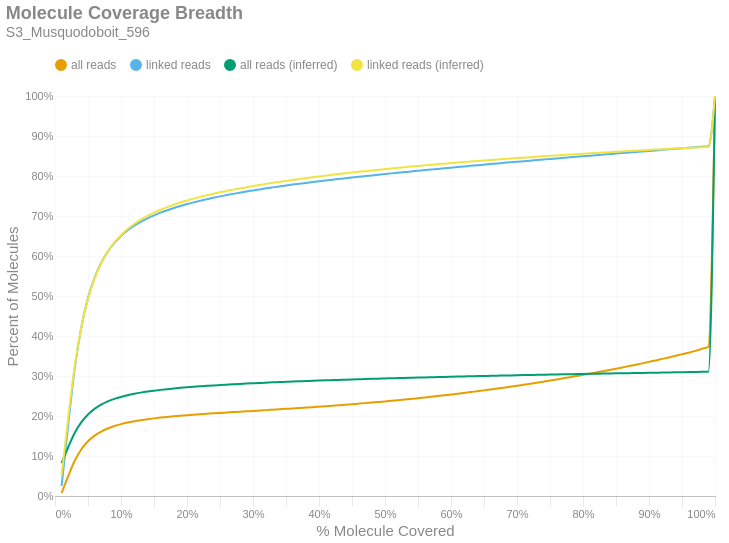

The code cell stored with this chart in its notebook:
### Markdown cell above
### Molecule Read Coverage
This chart shows molecule coverage breadth as computed by the number of bases aligned to that molecule. In other words, "*how much of each unique long molecule is actually sequenced/aligned?*" Keep in mind there is a distinction between sequences and alignments, since some sequences belonging to a particular molecule may not align well and wouldn't appear in the alignment data. This chart also shows molecule coverage breadth as computed by the *inferred fragment* from which the aligned sequences originate. Unlike read coverage, this calculation takes into account the total insert size, including unsequenced gaps between the forward and reverse reads. Like the previous figures, these are cumulative percents.

### Code cell
if SKIPLR:
    print_html(f"Skipped")
else:
    binned_df = consolidated_hist(valids['coverage_bp'], mask, 0.01, True)
    binned_df_inf = consolidated_hist(valids['coverage_inserts'], mask, 0.01, True)
    binned_df = binned_df.with_columns(pl.lit(binned_df_inf['all reads (cumsum)']).alias('all reads (inferred)'))
    binned_df = binned_df.with_columns(pl.lit(binned_df_inf['linked reads (cumsum)']).alias('linked reads (inferred)'))
    binned_df = binned_df.with_columns(
        (pl.col('bin').cast(pl.Float64) + 0.01).alias('right_edge')
    )

    with SafeRender(binned_df):
        (
            density_plot(binned_df, 'Molecule Coverage Breadth', samplename, 'molcov', ['all reads (inferred)','linked reads (inferred)'])
            .encode(
                #x=alt.X('bin:Q', title="% Molecule Covered").axis(format = '%').scale(padding=0),
                x=alt.X('right_edge:Q', title="% Molecule Covered").axis(format='%').scale(padding=0),
                y=alt.Y('value:Q', title='Percent of Molecules')
                    .axis(format='%')
                    .stack(False)
                    .scale(domainMin=0, padding=0),
                color=alt.Color("key:N").scale(domain = ["all reads", "linked reads", "all reads (inferred)", "linked reads (inferred)"]),
                tooltip = [
                    alt.Tooltip("key:N", title = "Data Type"),
                    alt.Tooltip("range_label:N", title="% Molecule Covered"),
                    alt.Tooltip("value:Q", format = ".2%", title="% Molecules")
                ]
            )
        ).display()

### Figure 1 — Vega-Lite specification as saved in the notebook (floating-point values rounded to 4 significant figures)
{"width": "container", "height": 400, "config": {"title": {"anchor": "start", "dy": -15, "fontSize": 18, "color": "#888888", "subtitleColor": "#888888", "subtitleFontSize": 14}, "arc": {"fill": "#0072B2"}, "axis": {"domainColor": "#888888", "domainWidth": 0.5, "gridWidth": 0.2, "grid": false, "titleFontWeight": 400, "titleFontSize": 15, "labelFontSize": 11, "labelColor": "#888888", "tickColor": "#888888", "tickWidth": 0.2, "titleColor": "#888888"}, "axisBand": {"grid": false}, "axisX": {"grid": true, "tickSize": 10, "domainCap": "round"}, "axisY": {"domain": false, "grid": true, "tickSize": 0, "domainCap": "round"}, "background": "transparent", "header": {"labelFontSize": 15, "labelColor": "#888888", "titleFontSize": 15, "titleFontWeight": 600, "titleColor": "#888888"}, "legend": {"labelFont": "sans-serif", "labelFontSize": 12, "labelColor": "#888888", "symbolSize": 100, "symbolType": "circle", "titleFontSize": 12, "titlePadding": 10, "titleColor": "#888888", "title": null, "orient": "top"}, "range": {"category": ["#E69F00", "#56B4E9", "#009E73", "#F0E442", "#0072B2", "#D55E00", "#CC79A7", "#000000"], "diverging": ["#cfe8f3", "#a2d4ec", "#73bfe2", "#46abdb", "#1696d2", "#12719e"]}, "area": {"fill": "#0072B2", "fillOpacity": 0.7, "line": true, "strokeOpacity": 0.7}, "line": {"color": "#0072B2", "stroke": "#0072B2", "strokeWidth": 2}, "trail": {"color": "#0072B2", "stroke": "#0072B2", "strokeWidth": 0, "size": 1}, "point": {"filled": true, "fillOpacity": 1.0, "size": 95}, "text": {"color": "#888888", "fontSize": 11, "align": "right", "fontWeight": 400, "size": 11}, "bar": {"fill": "#0072B2", "stroke": null}, "view": {"stroke": null, "continuousWidth": 660, "continuousHeight": 400}}, "data": {"name": "data-6fc955254a5e7d6e3d32b5f430324c83"}, "mark": {"type": "line", "interpolate": "monotone", "point": {"opacity": 0, "size": 275}}, "encoding": {"color": {"field": "key", "scale": {"domain": ["all reads", "linked reads", "all reads (inferred)", "linked reads (inferred)"]}, "type": "nominal"}, "tooltip": [{"field": "key", "title": "Data Type", "type": "nominal"}, {"field": "range_label", "title": "% Molecule Covered", "type": "nominal"}, {"field": "value", "format": ".2%", "title": "% Molecules", "type": "quantitative"}], "x": {"axis": {"format": "%"}, "field": "right_edge", "scale": {"padding": 0}, "title": "% Molecule Covered", "type": "quantitative"}, "y": {"axis": {"format": "%"}, "field": "value", "scale": {"domainMin": 0, "padding": 0}, "stack": false, "title": "Percent of Molecules", "type": "quantitative"}}, "params": [{"name": "param_c36ac31b6afebe62", "select": {"type": "point", "fields": ["key"]}, "bind": "legend"}], "title": {"text": "Molecule Coverage Breadth", "subtitle": "S3_Musquodoboit_596"}, "transform": [{"fold": ["all reads (cumsum)", "linked reads (cumsum)", "all reads (inferred)", "linked reads (inferred)"]}, {"calculate": "replace(datum.key, ' (cumsum)', '')", "as": "key"}, {"filter": {"param": "param_c36ac31b6afebe62"}}], "usermeta": {"embedOptions": {"downloadFileName": "S3_Musquodoboit_596.molcov"}}, "$schema": "https://vega.github.io/schema/vega-lite/v6.1.0.json", "datasets": {"data-6fc955254a5e7d6e3d32b5f430324c83": [{"bin": "0.0", "interval": "0.0-0.01", "all reads": 0.007194, "linked reads": 0.02507, "all reads (cumsum)": 0.007194, "linked reads (cumsum)": 0.02507, "range_label": "0.0-0.01", "all reads (inferred)": 0.08244, "linked reads (inferred)": 0.05173, "right_edge": 0.01}, {"bin": "0.01", "interval": "0.01-0.02", "all reads": 0.04241, "linked reads": 0.1533, "all reads (cumsum)": 0.0496, "linked reads (cumsum)": 0.1784, "range_label": "0.01-0.02", "all reads (inferred)": 0.1219, "linked reads (inferred)": 0.1947, "right_edge": 0.02}, {"bin": "0.02", "interval": "0.02-0.03", "all reads": 0.03909, "linked reads": 0.1419, "all reads (cumsum)": 0.08869, "linked reads (cumsum)": 0.3203, "range_label": "0.02-0.03", "all reads (inferred)": 0.158, "linked reads (inferred)": 0.3262, "right_edge": 0.03}, {"bin": "0.03", "interval": "0.03-0.04", "all reads": 0.02828, "linked reads": 0.1027, "all reads (cumsum)": 0.117, "linked reads (cumsum)": 0.4229, "range_label": "0.03-0.04", "all reads (inferred)": 0.1847, "linked reads (inferred)": 0.4233, "right_edge": 0.04}, {"bin": "0.04", "interval": "0.04-0.05", "all reads": 0.01977, "linked reads": 0.07172, "all reads (cumsum)": 0.1367, "linked reads (cumsum)": 0.4947, "range_label": "0.04-0.05", "all reads (inferred)": 0.2038, "linked reads (inferred)": 0.4928, "right_edge": 0.05}, {"bin": "0.05", "interval": "0.05-0.06", "all reads": 0.01415, "linked reads": 0.05123, "all reads (cumsum)": 0.1509, "linked reads (cumsum)": 0.5459, "range_label": "0.05-0.06", "all reads (inferred)": 0.2179, "linked reads (inferred)": 0.5439, "right_edge": 0.06}, {"bin": "0.06", "interval": "0.06-0.07", "all reads": 0.01025, "linked reads": 0.0371, "all reads (cumsum)": 0.1611, "linked reads (cumsum)": 0.583, "range_label": "0.06-0.07", "all reads (inferred)": 0.2283, "linked reads (inferred)": 0.5818, "right_edge": 0.07}, {"bin": "0.07", "interval": "0.07-0.08", "all reads": 0.007701, "linked reads": 0.02786, "all reads (cumsum)": 0.1688, "linked reads (cumsum)": 0.6109, "range_label": "0.07-0.08", "all reads (inferred)": 0.2364, "linked reads (inferred)": 0.6112, "right_edge": 0.08}, {"bin": "0.08", "interval": "0.08-0.09", "all reads": 0.006024, "linked reads": 0.02173, "all reads (cumsum)": 0.1749, "linked reads (cumsum)": 0.6326, "range_label": "0.08-0.09", "all reads (inferred)": 0.2427, "linked reads (inferred)": 0.634, "right_edge": 0.09}, {"bin": "0.09", "interval": "0.09-0.1", "all reads": 0.004817, "linked reads": 0.01733, "all reads (cumsum)": 0.1797, "linked reads (cumsum)": 0.6499, "range_label": "0.09-0.1", "all reads (inferred)": 0.2477, "linked reads (inferred)": 0.652, "right_edge": 0.1}, {"bin": "0.1", "interval": "0.1-0.11", "all reads": 0.003985, "linked reads": 0.01433, "all reads (cumsum)": 0.1837, "linked reads (cumsum)": 0.6643, "range_label": "0.1-0.11", "all reads (inferred)": 0.2519, "linked reads (inferred)": 0.6674, "right_edge": 0.11}, {"bin": "0.11", "interval": "0.11-0.12", "all reads": 0.003255, "linked reads": 0.01167, "all reads (cumsum)": 0.1869, "linked reads (cumsum)": 0.6759, "range_label": "0.11-0.12", "all reads (inferred)": 0.2554, "linked reads (inferred)": 0.68, "right_edge": 0.12}, {"bin": "0.12", "interval": "0.12-0.13", "all reads": 0.002686, "linked reads": 0.009617, "all reads (cumsum)": 0.1896, "linked reads (cumsum)": 0.6855, "range_label": "0.12-0.13", "all reads (inferred)": 0.2585, "linked reads (inferred)": 0.691, "right_edge": 0.13}, {"bin": "0.13", "interval": "0.13-0.14", "all reads": 0.002359, "linked reads": 0.008433, "all reads (cumsum)": 0.192, "linked reads (cumsum)": 0.694, "range_label": "0.13-0.14", "all reads (inferred)": 0.2611, "linked reads (inferred)": 0.7004, "right_edge": 0.14}, {"bin": "0.14", "interval": "0.14-0.15", "all reads": 0.002118, "linked reads": 0.007553, "all reads (cumsum)": 0.1941, "linked reads (cumsum)": 0.7015, "range_label": "0.14-0.15", "all reads (inferred)": 0.2633, "linked reads (inferred)": 0.7084, "right_edge": 0.15}, {"bin": "0.15", "interval": "0.15-0.16", "all reads": 0.001944, "linked reads": 0.00689, "all reads (cumsum)": 0.196, "linked reads (cumsum)": 0.7084, "range_label": "0.15-0.16", "all reads (inferred)": 0.2653, "linked reads (inferred)": 0.7157, "right_edge": 0.16}, {"bin": "0.16", "interval": "0.16-0.17", "all reads": 0.00172, "linked reads": 0.006048, "all reads (cumsum)": 0.1977, "linked reads (cumsum)": 0.7145, "range_label": "0.16-0.17", "all reads (inferred)": 0.2671, "linked reads (inferred)": 0.7222, "right_edge": 0.17}, {"bin": "0.17", "interval": "0.17-0.18", "all reads": 0.001576, "linked reads": 0.005534, "all reads (cumsum)": 0.1993, "linked reads (cumsum)": 0.72, "range_label": "0.17-0.18", "all reads (inferred)": 0.2688, "linked reads (inferred)": 0.7283, "right_edge": 0.18}, {"bin": "0.18", "interval": "0.18-0.19", "all reads": 0.001464, "linked reads": 0.005109, "all reads (cumsum)": 0.2008, "linked reads (cumsum)": 0.7251, "range_label": "0.18-0.19", "all reads (inferred)": 0.2704, "linked reads (inferred)": 0.7339, "right_edge": 0.19}, {"bin": "0.19", "interval": "0.19-0.2", "all reads": 0.001349, "linked reads": 0.004719, "all reads (cumsum)": 0.2021, "linked reads (cumsum)": 0.7298, "range_label": "0.19-0.2", "all reads (inferred)": 0.2718, "linked reads (inferred)": 0.7389, "right_edge": 0.2}, {"bin": "0.2", "interval": "0.2-0.21", "all reads": 0.001254, "linked reads": 0.004282, "all reads (cumsum)": 0.2034, "linked reads (cumsum)": 0.7341, "range_label": "0.2-0.21", "all reads (inferred)": 0.273, "linked reads (inferred)": 0.7435, "right_edge": 0.21}, {"bin": "0.21", "interval": "0.21-0.22", "all reads": 0.001158, "linked reads": 0.003972, "all reads (cumsum)": 0.2045, "linked reads (cumsum)": 0.7381, "range_label": "0.21-0.22", "all reads (inferred)": 0.2742, "linked reads (inferred)": 0.7478, "right_edge": 0.22}, {"bin": "0.22", "interval": "0.22-0.23", "all reads": 0.001094, "linked reads": 0.003759, "all reads (cumsum)": 0.2056, "linked reads (cumsum)": 0.7418, "range_label": "0.22-0.23", "all reads (inferred)": 0.2753, "linked reads (inferred)": 0.7518, "right_edge": 0.23}, {"bin": "0.23", "interval": "0.23-0.24", "all reads": 0.001117, "linked reads": 0.00377, "all reads (cumsum)": 0.2068, "linked reads (cumsum)": 0.7456, "range_label": "0.23-0.24", "all reads (inferred)": 0.2765, "linked reads (inferred)": 0.7558, "right_edge": 0.24}, {"bin": "0.24", "interval": "0.24-0.25", "all reads": 0.001025, "linked reads": 0.003453, "all reads (cumsum)": 0.2078, "linked reads (cumsum)": 0.7491, "range_label": "0.24-0.25", "all reads (inferred)": 0.2774, "linked reads (inferred)": 0.7592, "right_edge": 0.25}, {"bin": "0.25", "interval": "0.25-0.26", "all reads": 0.0009684, "linked reads": 0.003176, "all reads (cumsum)": 0.2087, "linked reads (cumsum)": 0.7522, "range_label": "0.25-0.26", "all reads (inferred)": 0.2784, "linked reads (inferred)": 0.7626, "right_edge": 0.26}, {"bin": "0.26", "interval": "0.26-0.27", "all reads": 0.0009709, "linked reads": 0.003103, "all reads (cumsum)": 0.2097, "linked reads (cumsum)": 0.7553, "range_label": "0.26-0.27", "all reads (inferred)": 0.2793, "linked reads (inferred)": 0.7659, "right_edge": 0.27}, {"bin": "0.27", "interval": "0.27-0.28", "all reads": 0.0009594, "linked reads": 0.002968, "all reads (cumsum)": 0.2107, "linked reads (cumsum)": 0.7583, "range_label": "0.27-0.28", "all reads (inferred)": 0.2802, "linked reads (inferred)": 0.769, "right_edge": 0.28}, {"bin": "0.28", "interval": "0.28-0.29", "all reads": 0.0009967, "linked reads": 0.00289, "all reads (cumsum)": 0.2117, "linked reads (cumsum)": 0.7612, "range_label": "0.28-0.29", "all reads (inferred)": 0.281, "linked reads (inferred)": 0.772, "right_edge": 0.29}, {"bin": "0.29", "interval": "0.29-0.3", "all reads": 0.0009594, "linked reads": 0.002653, "all reads (cumsum)": 0.2126, "linked reads (cumsum)": 0.7639, "range_label": "0.29-0.3", "all reads (inferred)": 0.2818, "linked reads (inferred)": 0.7748, "right_edge": 0.3}, {"bin": "0.3", "interval": "0.3-0.31", "all reads": 0.001018, "linked reads": 0.002669, "all reads (cumsum)": 0.2137, "linked reads (cumsum)": 0.7665, "range_label": "0.3-0.31", "all reads (inferred)": 0.2826, "linked reads (inferred)": 0.7777, "right_edge": 0.31}, {"bin": "0.31", "interval": "0.31-0.32", "all reads": 0.001033, "linked reads": 0.002578, "all reads (cumsum)": 0.2147, "linked reads (cumsum)": 0.7691, "range_label": "0.31-0.32", "all reads (inferred)": 0.2833, "linked reads (inferred)": 0.7803, "right_edge": 0.32}, {"bin": "0.32", "interval": "0.32-0.33", "all reads": 0.001051, "linked reads": 0.002453, "all reads (cumsum)": 0.2157, "linked reads (cumsum)": 0.7716, "range_label": "0.32-0.33", "all reads (inferred)": 0.2841, "linked reads (inferred)": 0.7829, "right_edge": 0.33}, {"bin": "0.33", "interval": "0.33-0.34", "all reads": 0.00105, "linked reads": 0.002407, "all reads (cumsum)": 0.2168, "linked reads (cumsum)": 0.774, "range_label": "0.33-0.34", "all reads (inferred)": 0.2847, "linked reads (inferred)": 0.7852, "right_edge": 0.34}, {"bin": "0.34", "interval": "0.34-0.35", "all reads": 0.00106, "linked reads": 0.00236, "all reads (cumsum)": 0.2178, "linked reads (cumsum)": 0.7763, "range_label": "0.34-0.35", "all reads (inferred)": 0.2854, "linked reads (inferred)": 0.7877, "right_edge": 0.35}, {"bin": "0.35", "interval": "0.35-0.36", "all reads": 0.001038, "linked reads": 0.002216, "all reads (cumsum)": 0.2189, "linked reads (cumsum)": 0.7785, "range_label": "0.35-0.36", "all reads (inferred)": 0.2861, "linked reads (inferred)": 0.7901, "right_edge": 0.36}, {"bin": "0.36", "interval": "0.36-0.37", "all reads": 0.001059, "linked reads": 0.002097, "all reads (cumsum)": 0.2199, "linked reads (cumsum)": 0.7806, "range_label": "0.36-0.37", "all reads (inferred)": 0.2867, "linked reads (inferred)": 0.7924, "right_edge": 0.37}, {"bin": "0.37", "interval": "0.37-0.38", "all reads": 0.0011, "linked reads": 0.002101, "all reads (cumsum)": 0.221, "linked reads (cumsum)": 0.7827, "range_label": "0.37-0.38", "all reads (inferred)": 0.2874, "linked reads (inferred)": 0.7945, "right_edge": 0.38}, {"bin": "0.38", "interval": "0.38-0.39", "all reads": 0.001109, "linked reads": 0.002023, "all reads (cumsum)": 0.2222, "linked reads (cumsum)": 0.7848, "range_label": "0.38-0.39", "all reads (inferred)": 0.288, "linked reads (inferred)": 0.7967, "right_edge": 0.39}, {"bin": "0.39", "interval": "0.39-0.4", "all reads": 0.001184, "linked reads": 0.002081, "all reads (cumsum)": 0.2233, "linked reads (cumsum)": 0.7868, "range_label": "0.39-0.4", "all reads (inferred)": 0.2886, "linked reads (inferred)": 0.7989, "right_edge": 0.4}, {"bin": "0.4", "interval": "0.4-0.41", "all reads": 0.001156, "linked reads": 0.001922, "all reads (cumsum)": 0.2245, "linked reads (cumsum)": 0.7888, "range_label": "0.4-0.41", "all reads (inferred)": 0.2892, "linked reads (inferred)": 0.8009, "right_edge": 0.41}, {"bin": "0.41", "interval": "0.41-0.42", "all reads": 0.001261, "linked reads": 0.001911, "all reads (cumsum)": 0.2258, "linked reads (cumsum)": 0.7907, "range_label": "0.41-0.42", "all reads (inferred)": 0.2897, "linked reads (inferred)": 0.8029, "right_edge": 0.42}, {"bin": "0.42", "interval": "0.42-0.43", "all reads": 0.001212, "linked reads": 0.001871, "all reads (cumsum)": 0.227, "linked reads (cumsum)": 0.7925, "range_label": "0.42-0.43", "all reads (inferred)": 0.2903, "linked reads (inferred)": 0.8048, "right_edge": 0.43}, {"bin": "0.43", "interval": "0.43-0.44", "all reads": 0.001254, "linked reads": 0.001908, "all reads (cumsum)": 0.2282, "linked reads (cumsum)": 0.7945, "range_label": "0.43-0.44", "all reads (inferred)": 0.2908, "linked reads (inferred)": 0.8067, "right_edge": 0.44}, {"bin": "0.44", "interval": "0.44-0.45", "all reads": 0.001292, "linked reads": 0.001762, "all reads (cumsum)": 0.2295, "linked reads (cumsum)": 0.7962, "range_label": "0.44-0.45", "all reads (inferred)": 0.2914, "linked reads (inferred)": 0.8085, "right_edge": 0.45}, {"bin": "0.45", "interval": "0.45-0.46", "all reads": 0.001328, "linked reads": 0.001766, "all reads (cumsum)": 0.2308, "linked reads (cumsum)": 0.798, "range_label": "0.45-0.46", "all reads (inferred)": 0.2919, "linked reads (inferred)": 0.8103, "right_edge": 0.46}, {"bin": "0.46", "interval": "0.46-0.47", "all reads": 0.001353, "linked reads": 0.001722, "all reads (cumsum)": 0.2322, "linked reads (cumsum)": 0.7997, "range_label": "0.46-0.47", "all reads (inferred)": 0.2924, "linked reads (inferred)": 0.8121, "right_edge": 0.47}, {"bin": "0.47", "interval": "0.47-0.48", "all reads": 0.001419, "linked reads": 0.001733, "all reads (cumsum)": 0.2336, "linked reads (cumsum)": 0.8014, "range_label": "0.47-0.48", "all reads (inferred)": 0.2929, "linked reads (inferred)": 0.8139, "right_edge": 0.48}, {"bin": "0.48", "interval": "0.48-0.49", "all reads": 0.001377, "linked reads": 0.001729, "all reads (cumsum)": 0.235, "linked reads (cumsum)": 0.8032, "range_label": "0.48-0.49", "all reads (inferred)": 0.2934, "linked reads (inferred)": 0.8156, "right_edge": 0.49}, {"bin": "0.49", "interval": "0.49-0.5", "all reads": 0.001552, "linked reads": 0.001689, "all reads (cumsum)": 0.2365, "linked reads (cumsum)": 0.8049, "range_label": "0.49-0.5", "all reads (inferred)": 0.2939, "linked reads (inferred)": 0.8174, "right_edge": 0.5}, {"bin": "0.5", "interval": "0.5-0.51", "all reads": 0.001445, "linked reads": 0.001693, "all reads (cumsum)": 0.238, "linked reads (cumsum)": 0.8065, "range_label": "0.5-0.51", "all reads (inferred)": 0.2943, "linked reads (inferred)": 0.8188, "right_edge": 0.51}, {"bin": "0.51", "interval": "0.51-0.52", "all reads": 0.001558, "linked reads": 0.001567, "all reads (cumsum)": 0.2395, "linked reads (cumsum)": 0.8081, "range_label": "0.51-0.52", "all reads (inferred)": 0.2948, "linked reads (inferred)": 0.8205, "right_edge": 0.52}, {"bin": "0.52", "interval": "0.52-0.53", "all reads": 0.001624, "linked reads": 0.001671, "all reads (cumsum)": 0.2412, "linked reads (cumsum)": 0.8098, "range_label": "0.52-0.53", "all reads (inferred)": 0.2952, "linked reads (inferred)": 0.822, "right_edge": 0.53}, {"bin": "0.53", "interval": "0.53-0.54", "all reads": 0.001654, "linked reads": 0.001671, "all reads (cumsum)": 0.2428, "linked reads (cumsum)": 0.8115, "range_label": "0.53-0.54", "all reads (inferred)": 0.2957, "linked reads (inferred)": 0.8235, "right_edge": 0.54}, {"bin": "0.54", "interval": "0.54-0.55", "all reads": 0.001667, "linked reads": 0.001655, "all reads (cumsum)": 0.2445, "linked reads (cumsum)": 0.8131, "range_label": "0.54-0.55", "all reads (inferred)": 0.2961, "linked reads (inferred)": 0.825, "right_edge": 0.55}, {"bin": "0.55", "interval": "0.55-0.56", "all reads": 0.001763, "linked reads": 0.001611, "all reads (cumsum)": 0.2462, "linked reads (cumsum)": 0.8147, "range_label": "0.55-0.56", "all reads (inferred)": 0.2965, "linked reads (inferred)": 0.8266, "right_edge": 0.56}, {"bin": "0.56", "interval": "0.56-0.57", "all reads": 0.001747, "linked reads": 0.001467, "all reads (cumsum)": 0.248, "linked reads (cumsum)": 0.8162, "range_label": "0.56-0.57", "all reads (inferred)": 0.297, "linked reads (inferred)": 0.828, "right_edge": 0.57}, {"bin": "0.57", "interval": "0.57-0.58", "all reads": 0.001806, "linked reads": 0.001531, "all reads (cumsum)": 0.2498, "linked reads (cumsum)": 0.8177, "range_label": "0.57-0.58", "all reads (inferred)": 0.2974, "linked reads (inferred)": 0.8294, "right_edge": 0.58}, {"bin": "0.58", "interval": "0.58-0.59", "all reads": 0.001917, "linked reads": 0.001562, "all reads (cumsum)": 0.2517, "linked reads (cumsum)": 0.8193, "range_label": "0.58-0.59", "all reads (inferred)": 0.2978, "linked reads (inferred)": 0.8309, "right_edge": 0.59}, {"bin": "0.59", "interval": "0.59-0.6", "all reads": 0.001975, "linked reads": 0.001611, "all reads (cumsum)": 0.2537, "linked reads (cumsum)": 0.8209, "range_label": "0.59-0.6", "all reads (inferred)": 0.2982, "linked reads (inferred)": 0.8322, "right_edge": 0.6}, {"bin": "0.6", "interval": "0.6-0.61", "all reads": 0.001933, "linked reads": 0.001531, "all reads (cumsum)": 0.2556, "linked reads (cumsum)": 0.8224, "range_label": "0.6-0.61", "all reads (inferred)": 0.2986, "linked reads (inferred)": 0.8336, "right_edge": 0.61}, {"bin": "0.61", "interval": "0.61-0.62", "all reads": 0.002089, "linked reads": 0.001498, "all reads (cumsum)": 0.2577, "linked reads (cumsum)": 0.8239, "range_label": "0.61-0.62", "all reads (inferred)": 0.2989, "linked reads (inferred)": 0.8348, "right_edge": 0.62}, {"bin": "0.62", "interval": "0.62-0.63", "all reads": 0.002039, "linked reads": 0.001461, "all reads (cumsum)": 0.2598, "linked reads (cumsum)": 0.8254, "range_label": "0.62-0.63", "all reads (inferred)": 0.2993, "linked reads (inferred)": 0.8362, "right_edge": 0.63}, {"bin": "0.63", "interval": "0.63-0.64", "all reads": 0.002202, "linked reads": 0.00152, "all reads (cumsum)": 0.262, "linked reads (cumsum)": 0.8269, "range_label": "0.63-0.64", "all reads (inferred)": 0.2997, "linked reads (inferred)": 0.8374, "right_edge": 0.64}, {"bin": "0.64", "interval": "0.64-0.65", "all reads": 0.002099, "linked reads": 0.001447, "all reads (cumsum)": 0.2641, "linked reads (cumsum)": 0.8284, "range_label": "0.64-0.65", "all reads (inferred)": 0.3001, "linked reads (inferred)": 0.8387, "right_edge": 0.65}, {"bin": "0.65", "interval": "0.65-0.66", "all reads": 0.002297, "linked reads": 0.001505, "all reads (cumsum)": 0.2664, "linked reads (cumsum)": 0.8299, "range_label": "0.65-0.66", "all reads (inferred)": 0.3004, "linked reads (inferred)": 0.8399, "right_edge": 0.66}, {"bin": "0.66", "interval": "0.66-0.67", "all reads": 0.002224, "linked reads": 0.001456, "all reads (cumsum)": 0.2686, "linked reads (cumsum)": 0.8313, "range_label": "0.66-0.67", "all reads (inferred)": 0.3008, "linked reads (inferred)": 0.8412, "right_edge": 0.67}, {"bin": "0.67", "interval": "0.67-0.68", "all reads": 0.002324, "linked reads": 0.001525, "all reads (cumsum)": 0.2709, "linked reads (cumsum)": 0.8328, "range_label": "0.67-0.68", "all reads (inferred)": 0.3012, "linked reads (inferred)": 0.8424, "right_edge": 0.68}, {"bin": "0.68", "interval": "0.68-0.69", "all reads": 0.0024, "linked reads": 0.001443, "all reads (cumsum)": 0.2733, "linked reads (cumsum)": 0.8343, "range_label": "0.68-0.69", "all reads (inferred)": 0.3015, "linked reads (inferred)": 0.8436, "right_edge": 0.69}, {"bin": "0.69", "interval": "0.69-0.7", "all reads": 0.002396, "linked reads": 0.001412, "all reads (cumsum)": 0.2757, "linked reads (cumsum)": 0.8357, "range_label": "0.69-0.7", "all reads (inferred)": 0.3019, "linked reads (inferred)": 0.8448, "right_edge": 0.7}, {"bin": "0.7", "interval": "0.7-0.71", "all reads": 0.002403, "linked reads": 0.001325, "all reads (cumsum)": 0.2781, "linked reads (cumsum)": 0.837, "range_label": "0.7-0.71", "all reads (inferred)": 0.3022, "linked reads (inferred)": 0.8459, "right_edge": 0.71}, {"bin": "0.71", "interval": "0.71-0.72", "all reads": 0.002531, "linked reads": 0.001365, "all reads (cumsum)": 0.2806, "linked reads (cumsum)": 0.8384, "range_label": "0.71-0.72", "all reads (inferred)": 0.3025, "linked reads (inferred)": 0.847, "right_edge": 0.72}, {"bin": "0.72", "interval": "0.72-0.73", "all reads": 0.002584, "linked reads": 0.001387, "all reads (cumsum)": 0.2832, "linked reads (cumsum)": 0.8398, "range_label": "0.72-0.73", "all reads (inferred)": 0.3028, "linked reads (inferred)": 0.8481, "right_edge": 0.73}, {"bin": "0.73", "interval": "0.73-0.74", "all reads": 0.002544, "linked reads": 0.001476, "all reads (cumsum)": 0.2858, "linked reads (cumsum)": 0.8412, "range_label": "0.73-0.74", "all reads (inferred)": 0.3032, "linked reads (inferred)": 0.8492, "right_edge": 0.74}, {"bin": "0.74", "interval": "0.74-0.75", "all reads": 0.002874, "linked reads": 0.00144, "all reads (cumsum)": 0.2886, "linked reads (cumsum)": 0.8427, "range_label": "0.74-0.75", "all reads (inferred)": 0.3035, "linked reads (inferred)": 0.8503, "right_edge": 0.75}, {"bin": "0.75", "interval": "0.75-0.76", "all reads": 0.002647, "linked reads": 0.001285, "all reads (cumsum)": 0.2913, "linked reads (cumsum)": 0.844, "range_label": "0.75-0.76", "all reads (inferred)": 0.3038, "linked reads (inferred)": 0.8514, "right_edge": 0.76}, {"bin": "0.76", "interval": "0.76-0.77", "all reads": 0.002835, "linked reads": 0.001381, "all reads (cumsum)": 0.2941, "linked reads (cumsum)": 0.8453, "range_label": "0.76-0.77", "all reads (inferred)": 0.3041, "linked reads (inferred)": 0.8524, "right_edge": 0.77}, {"bin": "0.77", "interval": "0.77-0.78", "all reads": 0.00283, "linked reads": 0.001392, "all reads (cumsum)": 0.2969, "linked reads (cumsum)": 0.8467, "range_label": "0.77-0.78", "all reads (inferred)": 0.3045, "linked reads (inferred)": 0.8535, "right_edge": 0.78}, {"bin": "0.78", "interval": "0.78-0.79", "all reads": 0.002824, "linked reads": 0.001303, "all reads (cumsum)": 0.2998, "linked reads (cumsum)": 0.848, "range_label": "0.78-0.79", "all reads (inferred)": 0.3048, "linked reads (inferred)": 0.8545, "right_edge": 0.79}, {"bin": "0.79", "interval": "0.79-0.8", "all reads": 0.003133, "linked reads": 0.001485, "all reads (cumsum)": 0.3029, "linked reads (cumsum)": 0.8495, "range_label": "0.79-0.8", "all reads (inferred)": 0.3051, "linked reads (inferred)": 0.8556, "right_edge": 0.8}, {"bin": "0.8", "interval": "0.8-0.81", "all reads": 0.002861, "linked reads": 0.001203, "all reads (cumsum)": 0.3058, "linked reads (cumsum)": 0.8507, "range_label": "0.8-0.81", "all reads (inferred)": 0.3054, "linked reads (inferred)": 0.8566, "right_edge": 0.81}, {"bin": "0.81", "interval": "0.81-0.82", "all reads": 0.00305, "linked reads": 0.001283, "all reads (cumsum)": 0.3088, "linked reads (cumsum)": 0.852, "range_label": "0.81-0.82", "all reads (inferred)": 0.3057, "linked reads (inferred)": 0.8576, "right_edge": 0.82}, {"bin": "0.82", "interval": "0.82-0.83", "all reads": 0.003059, "linked reads": 0.001361, "all reads (cumsum)": 0.3119, "linked reads (cumsum)": 0.8534, "range_label": "0.82-0.83", "all reads (inferred)": 0.306, "linked reads (inferred)": 0.8586, "right_edge": 0.83}, {"bin": "0.83", "interval": "0.83-0.84", "all reads": 0.003136, "linked reads": 0.001341, "all reads (cumsum)": 0.315, "linked reads (cumsum)": 0.8547, "range_label": "0.83-0.84", "all reads (inferred)": 0.3063, "linked reads (inferred)": 0.8596, "right_edge": 0.84}, {"bin": "0.84", "interval": "0.84-0.85", "all reads": 0.00319, "linked reads": 0.001294, "all reads (cumsum)": 0.3182, "linked reads (cumsum)": 0.856, "range_label": "0.84-0.85", "all reads (inferred)": 0.3066, "linked reads (inferred)": 0.8606, "right_edge": 0.85}, {"bin": "0.85", "interval": "0.85-0.86", "all reads": 0.003306, "linked reads": 0.001374, "all reads (cumsum)": 0.3215, "linked reads (cumsum)": 0.8574, "range_label": "0.85-0.86", "all reads (inferred)": 0.3069, "linked reads (inferred)": 0.8615, "right_edge": 0.86}, {"bin": "0.86", "interval": "0.86-0.87", "all reads": 0.003254, "linked reads": 0.001297, "all reads (cumsum)": 0.3248, "linked reads (cumsum)": 0.8587, "range_label": "0.86-0.87", "all reads (inferred)": 0.3072, "linked reads (inferred)": 0.8625, "right_edge": 0.87}, {"bin": "0.87", "interval": "0.87-0.88", "all reads": 0.00343, "linked reads": 0.001348, "all reads (cumsum)": 0.3282, "linked reads (cumsum)": 0.86, "range_label": "0.87-0.88", "all reads (inferred)": 0.3074, "linked reads (inferred)": 0.8634, "right_edge": 0.88}, {"bin": "0.88", "interval": "0.88-0.89", "all reads": 0.003421, "linked reads": 0.001277, "all reads (cumsum)": 0.3316, "linked reads (cumsum)": 0.8613, "range_label": "0.88-0.89", "all reads (inferred)": 0.3077, "linked reads (inferred)": 0.8642, "right_edge": 0.89}, {"bin": "0.89", "interval": "0.89-0.9", "all reads": 0.003647, "linked reads": 0.001381, "all reads (cumsum)": 0.3353, "linked reads (cumsum)": 0.8627, "range_label": "0.89-0.9", "all reads (inferred)": 0.308, "linked reads (inferred)": 0.8651, "right_edge": 0.9}, {"bin": "0.9", "interval": "0.9-0.91", "all reads": 0.003509, "linked reads": 0.001297, "all reads (cumsum)": 0.3388, "linked reads (cumsum)": 0.864, "range_label": "0.9-0.91", "all reads (inferred)": 0.3082, "linked reads (inferred)": 0.866, "right_edge": 0.91}, {"bin": "0.91", "interval": "0.91-0.92", "all reads": 0.004058, "linked reads": 0.001368, "all reads (cumsum)": 0.3428, "linked reads (cumsum)": 0.8654, "range_label": "0.91-0.92", "all reads (inferred)": 0.3086, "linked reads (inferred)": 0.867, "right_edge": 0.92}, {"bin": "0.92", "interval": "0.92-0.93", "all reads": 0.00352, "linked reads": 0.001265, "all reads (cumsum)": 0.3463, "linked reads (cumsum)": 0.8666, "range_label": "0.92-0.93", "all reads (inferred)": 0.3088, "linked reads (inferred)": 0.8679, "right_edge": 0.93}, {"bin": "0.93", "interval": "0.93-0.94", "all reads": 0.003954, "linked reads": 0.001361, "all reads (cumsum)": 0.3503, "linked reads (cumsum)": 0.868, "range_label": "0.93-0.94", "all reads (inferred)": 0.3091, "linked reads (inferred)": 0.8688, "right_edge": 0.94}, {"bin": "0.94", "interval": "0.94-0.95", "all reads": 0.004304, "linked reads": 0.001294, "all reads (cumsum)": 0.3546, "linked reads (cumsum)": 0.8693, "range_label": "0.94-0.95", "all reads (inferred)": 0.3094, "linked reads (inferred)": 0.8696, "right_edge": 0.95}, {"bin": "0.95", "interval": "0.95-0.96", "all reads": 0.003749, "linked reads": 0.00131, "all reads (cumsum)": 0.3584, "linked reads (cumsum)": 0.8706, "range_label": "0.95-0.96", "all reads (inferred)": 0.3098, "linked reads (inferred)": 0.8704, "right_edge": 0.96}, {"bin": "0.96", "interval": "0.96-0.97", "all reads": 0.004472, "linked reads": 0.00137, "all reads (cumsum)": 0.3628, "linked reads (cumsum)": 0.872, "range_label": "0.96-0.97", "all reads (inferred)": 0.3101, "linked reads (inferred)": 0.8713, "right_edge": 0.97}, {"bin": "0.97", "interval": "0.97-0.98", "all reads": 0.005022, "linked reads": 0.001299, "all reads (cumsum)": 0.3678, "linked reads (cumsum)": 0.8733, "range_label": "0.97-0.98", "all reads (inferred)": 0.3104, "linked reads (inferred)": 0.8722, "right_edge": 0.98}, {"bin": "0.98", "interval": "0.98-0.99", "all reads": 0.004862, "linked reads": 0.001332, "all reads (cumsum)": 0.3727, "linked reads (cumsum)": 0.8746, "range_label": "0.98-0.99", "all reads (inferred)": 0.3108, "linked reads (inferred)": 0.8726, "right_edge": 0.99}, {"bin": "0.99", "interval": "0.99-1.0", "all reads": 0.6273, "linked reads": 0.1254, "all reads (cumsum)": 1.0, "linked reads (cumsum)": 1.0, "range_label": "0.99-1.0", "all reads (inferred)": 1.0, "linked reads (inferred)": 1.0, "right_edge": 1.0}]}}
